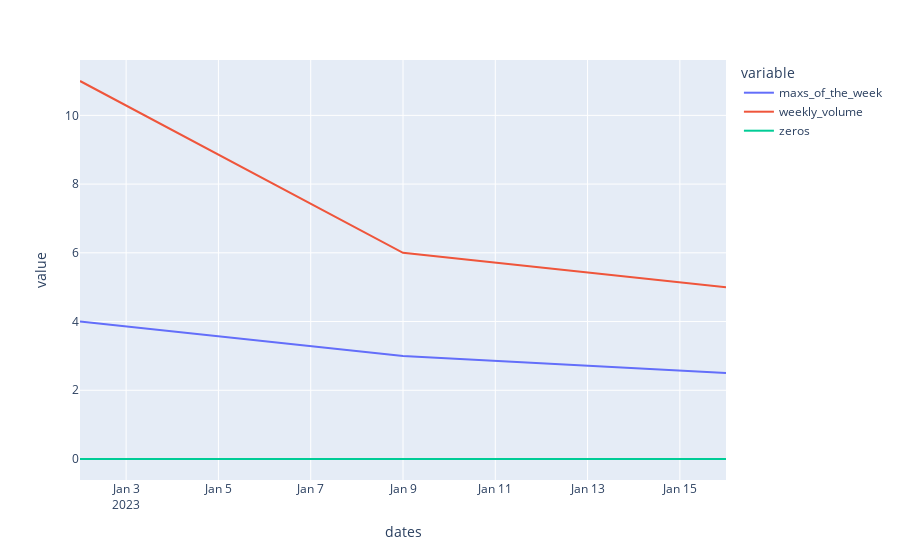

Here is the notebook cell this chart was saved with:
### Code cell
px.line(pull_up.week_df, y=['maxs_of_the_week', 'weekly_volume', 'zeros'])

### Figure 1 — Plotly figure (JSON) as saved in the notebook; plotly's stock layout.template omitted (floating-point values rounded to 4 significant figures)
{"data": [{"hovertemplate": "variable=maxs_of_the_week<br>dates=%{x}<br>value=%{y}<extra></extra>", "legendgroup": "maxs_of_the_week", "line": {"color": "#636efa", "dash": "solid"}, "marker": {"symbol": "circle"}, "mode": "lines", "name": "maxs_of_the_week", "orientation": "v", "showlegend": true, "type": "scatter", "x": ["2023-01-02T00:00:00+00:00", "2023-01-09T00:00:00+00:00", "2023-01-16T00:00:00+00:00"], "xaxis": "x", "y": [4, 3, 2.5], "yaxis": "y"}, {"hovertemplate": "variable=weekly_volume<br>dates=%{x}<br>value=%{y}<extra></extra>", "legendgroup": "weekly_volume", "line": {"color": "#EF553B", "dash": "solid"}, "marker": {"symbol": "circle"}, "mode": "lines", "name": "weekly_volume", "orientation": "v", "showlegend": true, "type": "scatter", "x": ["2023-01-02T00:00:00+00:00", "2023-01-09T00:00:00+00:00", "2023-01-16T00:00:00+00:00"], "xaxis": "x", "y": [11, 6, 5], "yaxis": "y"}, {"hovertemplate": "variable=zeros<br>dates=%{x}<br>value=%{y}<extra></extra>", "legendgroup": "zeros", "line": {"color": "#00cc96", "dash": "solid"}, "marker": {"symbol": "circle"}, "mode": "lines", "name": "zeros", "orientation": "v", "showlegend": true, "type": "scatter", "x": ["2023-01-02T00:00:00+00:00", "2023-01-09T00:00:00+00:00", "2023-01-16T00:00:00+00:00"], "xaxis": "x", "y": [0, 0, 0], "yaxis": "y"}], "layout": {"legend": {"title": {"text": "variable"}, "tracegroupgap": 0}, "margin": {"t": 60}, "xaxis": {"anchor": "y", "domain": [0, 1], "title": {"text": "dates"}}, "yaxis": {"anchor": "x", "domain": [0, 1], "title": {"text": "value"}}}}
